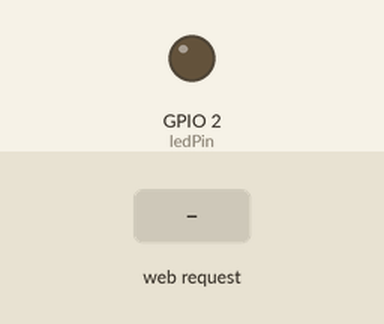
Recording of a program running on a simulated ESP32. Parts: output pins drawn as LEDs (lit = HIGH). Inputs (shaded band) come from the test bench. WiFi joins after 1.5 s; servers stay silent unless stated; not simulated (calls return 0 or success): secrets.h; what the program prints to the serial monitor is not drawn.

Above: at 3.2 s.
3.3 s: HTTP request GET /on received
At 4.5 s:
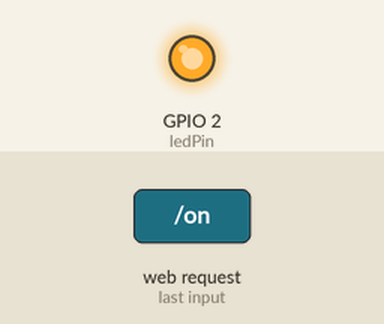
4.8 s: HTTP request GET /off received
At 5.7 s:
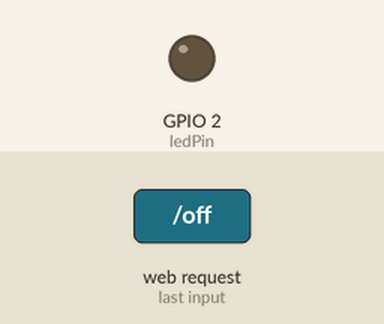
Timing chart, 0 to 7.8 s (numbered marks = the images above; inputs shaded):
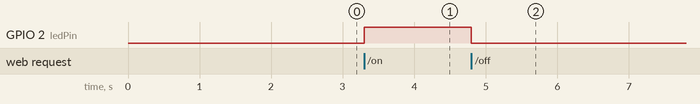

The program:

main.cpp
```cpp
#include <Arduino.h>
#include <WiFi.h>
#include <WebServer.h>
#include "secrets.h"

const int ledPin = 2;
WebServer server(80);
String page()
{
  return R"rawliteral(

<!DOCTYPE html>
<html>
<head>

<meta charset="UTF-8">
<meta name="viewport" content="width=device-width, initial-scale=1.0">

<title>ESP32 Dashboard</title>

<style>

*{
margin:0;
padding:0;
box-sizing:border-box;
font-family:Arial,Helvetica,sans-serif;
}

body{
background:linear-gradient(45deg, rgb(134, 158, 231) 0%, rgb(230, 241, 234) 100%);
min-height:100vh;
padding:20px;
color:white;
}

.container{
max-width:1200px;
margin:auto;
}

header{
padding:20px;
border-radius:15px;
margin-bottom:20px;
}

header h1{
text-align:center;
margin-bottom:15px;
}

.info{
display:flex;
justify-content:space-around;
flex-wrap:wrap;
}

.card{
padding:10px 20px;
border-radius:10px;
}

.main{
display:flex;
gap:20px;
flex-wrap:wrap;
}

.left{
flex:1;
min-width:320px;
background:rgb(240, 195, 239);
padding:20px;
border-radius:15px;
}

.right{
flex:1;
min-width:320px;
background:rgb(240, 195, 239);
padding:20px;
border-radius:15px;
}

.network{
display:flex;
justify-content:space-between;
align-items:center;
padding:15px;
margin:12px 0;
background:rgba(255,255,255,.08);
border-radius:12px;
transition:.3s;
}

.network:hover{
transform:translateX(5px);
background:rgba(33,150,243,.25);
}

input{
width:100%;
padding:15px;
border:none;
border-radius:10px;
margin-top:15px;
font-size:18px;
}

button{
margin-top:20px;
width:100%;
padding:15px;
border:none;
border-radius:12px;
font-size:18px;
background:rgb(18, 230, 234);
color:white;
cursor:pointer;
transition:.3s;
}

button:hover{
transform:scale(1.03);
}

.status{
margin-top:40px;
height:120px;
border-radius:15px;
display:flex;
justify-content:center;
align-items:center;
font-size:40px;
font-weight:bold;
background:rgb(25, 118, 210);
transition:.4s;

}

</style>

</head>

<body>

<div class="container">

<header>
<h1>ESP INFORMATION</h1>

</header>
<div class="main">
<div class="left">
<h2>Available Networks</h2>
<button onclick="scanWifi()">🔄 Refresh Networks</button>
<div id="wifiList">

</div>
</div>
<div class="right">

<h2>Device Control</h2>

<input
id="command"
placeholder="Type ON or OFF">

<button onclick="sendCommand()">
SEND
</button>

<div
id="status"
class="status">

OFF

</div>
</div>
</div>
</div>
</body>
</html>
)rawliteral";

}
void handleRoot()
{
  server.send(200, "text/html", page());
}
void handleOn(){
  digitalWrite(ledPin, HIGH);
  server.sendHeader("location", "/");
  server.send(303);
}
void handleOff(){
  digitalWrite(ledPin, LOW);
  server.sendHeader("location", "/");
  server.send(303);
}

void setup()
{
  Serial.begin(115200);
  pinMode(ledPin, OUTPUT);
  WiFi.mode(WIFI_STA);
  WiFi.begin(WIFI_SSID, WIFI_PASS);
  while (WiFi.status() != WL_CONNECTED)
  {
    delay(1000);
    Serial.println("Connecting to WiFi...");
  }
  Serial.println("Connected to WiFi");
  Serial.println(WiFi.localIP());
  server.on("/", handleRoot);
  server.on("/on", handleOn);
  server.on("/off", handleOff);
  server.begin();
}

void loop()
{
  server.handleClient();
}
```

Measured:
- after the input at 3.3 s, GPIO 2 (ledPin): LOW → HIGH at once
- after the input at 4.8 s, GPIO 2 (ledPin): HIGH → LOW at once
